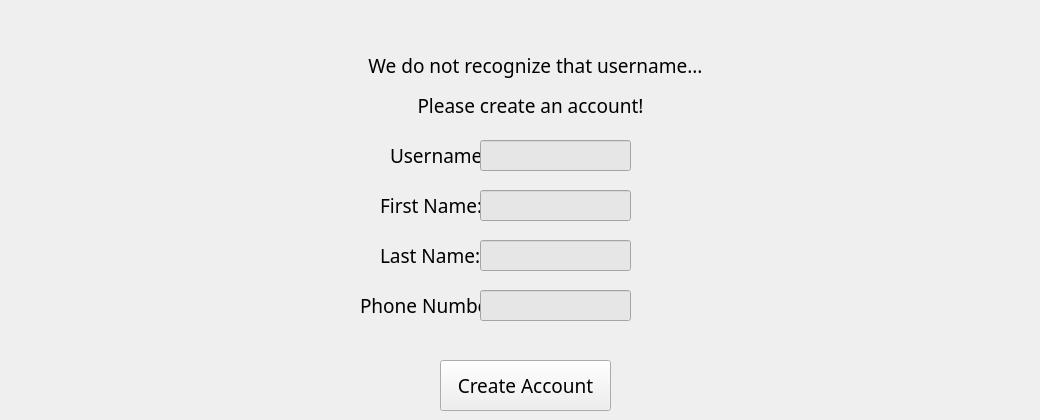
    <widget class="QWidget" name="createAccountPage">
     <widget class="QLabel" name="unameLabel_2">
      <property name="geometry">
       <rect>
        <x>390</x>
        <y>130</y>
        <width>131</width>
        <height>51</height>
       </rect>
      </property>
      <property name="font">
       <font>
        <family>Centry Gothic</family>
        <pointsize>14</pointsize>
        <weight>50</weight>
        <italic>false</italic>
        <bold>false</bold>
       </font>
      </property>
      <property name="styleSheet">
       <string notr="true">font: 14pt &quot;Centry Gothic&quot;;</string>
      </property>
      <property name="text">
       <string>Username:</string>
      </property>
     </widget>
     <widget class="QLabel" name="unameLabel_3">
      <property name="geometry">
       <rect>
        <x>380</x>
        <y>180</y>
        <width>131</width>
        <height>51</height>
       </rect>
      </property>
      <property name="font">
       <font>
        <family>Centry Gothic</family>
        <pointsize>14</pointsize>
        <weight>50</weight>
        <italic>false</italic>
        <bold>false</bold>
       </font>
      </property>
      <property name="styleSheet">
       <string notr="true">font: 14pt &quot;Centry Gothic&quot;;</string>
      </property>
      <property name="text">
       <string>First Name:</string>
      </property>
     </widget>
     <widget class="QLabel" name="unameLabel_4">
      <property name="geometry">
       <rect>
        <x>380</x>
        <y>230</y>
        <width>131</width>
        <height>51</height>
       </rect>
      </property>
      <property name="font">
       <font>
        <family>Centry Gothic</family>
        <pointsize>14</pointsize>
        <weight>50</weight>
        <italic>false</italic>
        <bold>false</bold>
       </font>
      </property>
      <property name="styleSheet">
       <string notr="true">font: 14pt &quot;Centry Gothic&quot;;</string>
      </property>
      <property name="text">
       <string>Last Name:</string>
      </property>
     </widget>
     <widget class="QLabel" name="unameLabel_5">
      <property name="geometry">
       <rect>
        <x>360</x>
        <y>280</y>
        <width>171</width>
        <height>51</height>
       </rect>
      </property>
      <property name="font">
       <font>
        <family>Centry Gothic</family>
        <pointsize>14</pointsize>
        <weight>50</weight>
        <italic>false</italic>
        <bold>false</bold>
       </font>
      </property>
      <property name="styleSheet">
       <string notr="true">font: 14pt &quot;Centry Gothic&quot;;</string>
      </property>
      <property name="text">
       <string>Phone Number:</string>
      </property>
     </widget>
     <widget class="QPushButton" name="createAccountButton">
      <property name="geometry">
       <rect>
        <x>440</x>
        <y>360</y>
        <width>171</width>
        <height>51</height>
       </rect>
      </property>
      <property name="font">
       <font>
        <family>Centry Gothic</family>
        <pointsize>14</pointsize>
        <weight>50</weight>
        <italic>false</italic>
        <bold>false</bold>
       </font>
      </property>
      <property name="styleSheet">
       <string notr="true">font: 14pt &quot;Centry Gothic&quot;;
</string>
      </property>
      <property name="text">
       <string>Create Account</string>
      </property>
     </widget>
     <widget class="QLabel" name="unameLabel_6">
      <property name="geometry">
       <rect>
        <x>40</x>
        <y>40</y>
        <width>991</width>
        <height>51</height>
       </rect>
      </property>
      <property name="font">
       <font>
        <family>Centry Gothic</family>
        <pointsize>14</pointsize>
        <weight>50</weight>
        <italic>false</italic>
        <bold>false</bold>
       </font>
      </property>
      <property name="styleSheet">
       <string notr="true">font: 14pt &quot;Centry Gothic&quot;;
</string>
      </property>
      <property name="text">
       <string>We do not recognize that username...</string>
      </property>
      <property name="alignment">
       <set>Qt::AlignCenter</set>
      </property>
     </widget>
     <widget class="QLineEdit" name="unameTE">
      <property name="geometry">
       <rect>
        <x>480</x>
        <y>140</y>
        <width>151</width>
        <height>31</height>
       </rect>
      </property>
      <property name="styleSheet">
       <string notr="true">background-color:rgb(230, 230, 230);</string>
      </property>
     </widget>
     <widget class="QLineEdit" name="fnTE">
      <property name="geometry">
       <rect>
        <x>480</x>
        <y>190</y>
        <width>151</width>
        <height>31</height>
       </rect>
      </property>
      <property name="styleSheet">
       <string notr="true">background-color:rgb(230, 230, 230);</string>
      </property>
     </widget>
     <widget class="QLineEdit" name="phTE">
      <property name="geometry">
       <rect>
        <x>480</x>
        <y>290</y>
        <width>151</width>
        <height>31</height>
       </rect>
      </property>
      <property name="styleSheet">
       <string notr="true">background-color:rgb(230, 230, 230);</string>
      </property>
     </widget>
     <widget class="QLineEdit" name="lnTE">
      <property name="geometry">
       <rect>
        <x>480</x>
        <y>240</y>
        <width>151</width>
        <height>31</height>
       </rect>
      </property>
      <property name="styleSheet">
       <string notr="true">background-color:rgb(230, 230, 230);</string>
      </property>
     </widget>
     <widget class="QLabel" name="unameLabel_7">
      <property name="geometry">
       <rect>
        <x>30</x>
        <y>80</y>
        <width>1001</width>
        <height>51</height>
       </rect>
      </property>
      <property name="font">
       <font>
        <family>Centry Gothic</family>
        <pointsize>14</pointsize>
        <weight>50</weight>
        <italic>false</italic>
        <bold>false</bold>
       </font>
      </property>
      <property name="styleSheet">
       <string notr="true">font: 14pt &quot;Centry Gothic&quot;;</string>
      </property>
      <property name="text">
       <string>Please create an account!</string>
      </property>
      <property name="alignment">
       <set>Qt::AlignCenter</set>
      </property>
     </widget>
    </widget>
